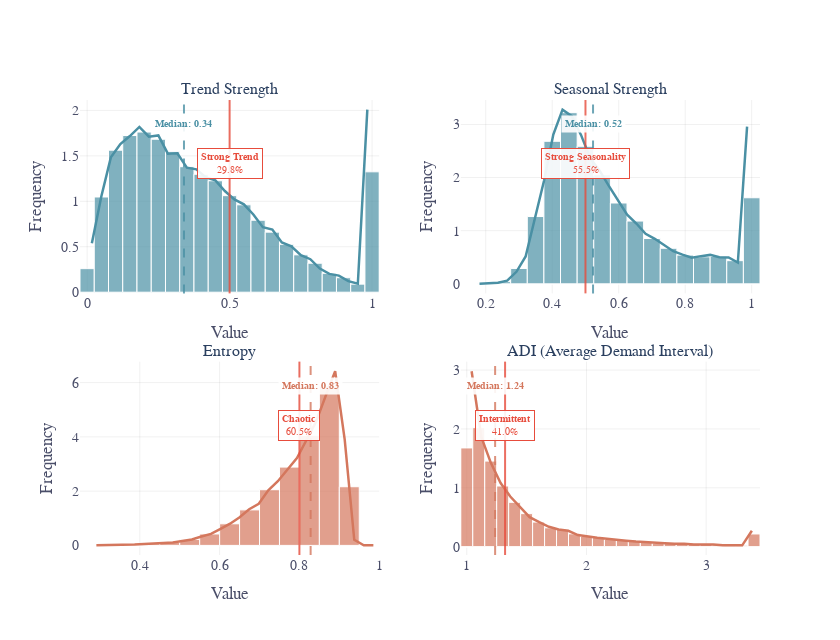

Notebook cell for this chart:
### Markdown cell above
---

<div style="text-align: center;">

## 4. Structure & Chaos Overview

<div style="background: linear-gradient(135deg, #4A90A4 0%, #2d5a6b 100%); color: white; padding: 12px 20px; border-radius: 8px; margin: 10px auto; max-width: 600px;">
<strong>One view of all key metrics</strong><br>
<em>Structure (trend, seasonality) vs Chaos (entropy, intermittency, variability)</em>
</div>

</div>

### Code cell
# Single call to visualize all key metrics
# Includes: histogram + KDE, median line, threshold with percentage

plot_distribution(
    diagnostics,
    columns=['trend', 'seasonal_strength', 'entropy', 'adi'],
    mode='facet',
    wrap=2,
    use_metric_defaults=True,  # Auto: thresholds, colors, clipping
    show_kde=True,
    show_median=True,
    show_threshold_pct=True,
)

### Figure 1 — Plotly figure (JSON) as saved in the notebook; plotly's stock layout.template omitted (floating-point values rounded to 4 significant figures; data arrays with more than 128 entries replaced by an {"elided": "..."} marker saying what was removed)
{"data": [{"histnorm": "probability density", "marker": {"color": "#4A90A4", "line": {"color": "white", "width": 1}}, "name": "trend", "nbinsx": 30, "opacity": 0.7, "showlegend": false, "type": "histogram", "visible": true, "x": {"elided": "30490 float values"}, "xaxis": "x", "yaxis": "y"}, {"hoverinfo": "skip", "line": {"color": "#4A90A4", "width": 2.5}, "mode": "lines", "showlegend": false, "type": "scatter", "x": [0.01667, 0.05, 0.08333, 0.1167, 0.15, 0.1833, 0.2167, 0.25, 0.2833, 0.3167, 0.35, 0.3833, 0.4167, 0.45, 0.4833, 0.5167, 0.55, 0.5833, 0.6167, 0.65, 0.6833, 0.7167, 0.75, 0.7833, 0.8167, 0.85, 0.8833, 0.9167, 0.95, 0.9833], "xaxis": "x", "y": [0.5372, 1.056, 1.484, 1.629, 1.718, 1.818, 1.711, 1.725, 1.524, 1.529, 1.371, 1.352, 1.263, 1.231, 1.113, 1.021, 0.9672, 0.855, 0.7153, 0.6897, 0.5471, 0.5057, 0.4064, 0.3631, 0.2598, 0.2017, 0.183, 0.122, 0.09347, 2.008], "yaxis": "y"}, {"histnorm": "probability density", "marker": {"color": "#4A90A4", "line": {"color": "white", "width": 1}}, "name": "seasonal_strength", "nbinsx": 30, "opacity": 0.7, "showlegend": false, "type": "histogram", "visible": true, "x": {"elided": "30490 float values"}, "xaxis": "x2", "yaxis": "y2"}, {"hoverinfo": "skip", "line": {"color": "#4A90A4", "width": 2.5}, "mode": "lines", "showlegend": false, "type": "scatter", "x": [0.1812, 0.209, 0.2368, 0.2645, 0.2923, 0.32, 0.3478, 0.3755, 0.4033, 0.431, 0.4588, 0.4865, 0.5143, 0.5421, 0.5698, 0.5976, 0.6253, 0.6531, 0.6808, 0.7086, 0.7363, 0.7641, 0.7918, 0.8196, 0.8474, 0.8751, 0.9029, 0.9306, 0.9584, 0.9861], "xaxis": "x2", "y": [0.002363, 0.00709, 0.02245, 0.06027, 0.2269, 0.514, 1.237, 1.945, 2.811, 3.278, 3.155, 2.803, 2.366, 2.134, 1.847, 1.583, 1.302, 1.136, 0.943, 0.8473, 0.7315, 0.6133, 0.5495, 0.4916, 0.5211, 0.5448, 0.4999, 0.4975, 0.4018, 2.958], "yaxis": "y2"}, {"histnorm": "probability density", "marker": {"color": "#D4775D", "line": {"color": "white", "width": 1}}, "name": "entropy", "nbinsx": 30, "opacity": 0.7, "showlegend": false, "type": "histogram", "visible": true, "x": {"elided": "30490 float values"}, "xaxis": "x3", "yaxis": "y3"}, {"hoverinfo": "skip", "line": {"color": "#D4775D", "width": 2.5}, "mode": "lines", "showlegend": false, "type": "scatter", "x": [0.2911, 0.315, 0.3389, 0.3629, 0.3868, 0.4108, 0.4347, 0.4587, 0.4826, 0.5065, 0.5305, 0.5544, 0.5784, 0.6023, 0.6262, 0.6502, 0.6741, 0.6981, 0.722, 0.746, 0.7699, 0.7938, 0.8178, 0.8417, 0.8657, 0.8896, 0.9135, 0.9375, 0.9614, 0.9854], "xaxis": "x3", "y": [0.009589, 0.01096, 0.02192, 0.02192, 0.03014, 0.04932, 0.0685, 0.1055, 0.1082, 0.1658, 0.2206, 0.3274, 0.426, 0.6124, 0.8014, 1.037, 1.332, 1.533, 2.033, 2.367, 2.8, 3.215, 3.885, 4.555, 5.5, 6.417, 3.9, 0.2055, 0.00685, 0.00274], "yaxis": "y3"}, {"histnorm": "probability density", "marker": {"color": "#D4775D", "line": {"color": "white", "width": 1}}, "name": "adi", "nbinsx": 30, "opacity": 0.7, "showlegend": false, "type": "histogram", "visible": true, "x": {"elided": "30490 float values"}, "xaxis": "x4", "yaxis": "y4"}, {"hoverinfo": "skip", "line": {"color": "#D4775D", "width": 2.5}, "mode": "lines", "showlegend": false, "type": "scatter", "x": [1.04, 1.121, 1.202, 1.283, 1.363, 1.444, 1.525, 1.606, 1.686, 1.767, 1.848, 1.929, 2.009, 2.09, 2.171, 2.252, 2.332, 2.413, 2.494, 2.575, 2.655, 2.736, 2.817, 2.898, 2.978, 3.059, 3.14, 3.221, 3.301, 3.382], "xaxis": "x4", "y": [2.979, 1.862, 1.419, 1.08, 0.8522, 0.6706, 0.5012, 0.4163, 0.3367, 0.2904, 0.2697, 0.1962, 0.171, 0.1519, 0.1336, 0.1239, 0.102, 0.0857, 0.07392, 0.05849, 0.05808, 0.04955, 0.05077, 0.03696, 0.0394, 0.03453, 0.02559, 0.02356, 0.02234, 0.2693], "yaxis": "y4"}], "layout": {"annotations": [{"font": {"size": 16}, "showarrow": false, "text": "Trend Strength", "x": 0.22, "xanchor": "center", "xref": "paper", "y": 1, "yanchor": "bottom", "yref": "paper"}, {"font": {"size": 16}, "showarrow": false, "text": "Seasonal Strength", "x": 0.78, "xanchor": "center", "xref": "paper", "y": 1, "yanchor": "bottom", "yref": "paper"}, {"font": {"size": 16}, "showarrow": false, "text": "Entropy", "x": 0.22, "xanchor": "center", "xref": "paper", "y": 0.425, "yanchor": "bottom", "yref": "paper"}, {"font": {"size": 16}, "showarrow": false, "text": "ADI (Average Demand Interval)", "x": 0.78, "xanchor": "center", "xref": "paper", "y": 0.425, "yanchor": "bottom", "yref": "paper"}, {"bgcolor": "rgba(255,255,255,0.9)", "borderpad": 3, "font": {"color": "#4A90A4", "size": 10}, "showarrow": false, "text": "<b>Median: 0.34</b>", "x": 0.3399, "xref": "x", "y": 0.92, "yref": "y domain"}, {"bgcolor": "rgba(255,255,255,0.9)", "bordercolor": "#e74c3c", "borderpad": 3, "borderwidth": 1, "font": {"color": "#e74c3c", "size": 10}, "showarrow": false, "text": "<b>Strong Trend</b><br>29.8%", "x": 0.5, "xref": "x", "y": 0.75, "yref": "y domain"}, {"bgcolor": "rgba(255,255,255,0.9)", "borderpad": 3, "font": {"color": "#4A90A4", "size": 10}, "showarrow": false, "text": "<b>Median: 0.52</b>", "x": 0.5228, "xref": "x2", "y": 0.92, "yref": "y2 domain"}, {"bgcolor": "rgba(255,255,255,0.9)", "bordercolor": "#e74c3c", "borderpad": 3, "borderwidth": 1, "font": {"color": "#e74c3c", "size": 10}, "showarrow": false, "text": "<b>Strong Seasonality</b><br>55.5%", "x": 0.5, "xref": "x2", "y": 0.75, "yref": "y2 domain"}, {"bgcolor": "rgba(255,255,255,0.9)", "borderpad": 3, "font": {"color": "#D4775D", "size": 10}, "showarrow": false, "text": "<b>Median: 0.83</b>", "x": 0.8281, "xref": "x3", "y": 0.92, "yref": "y3 domain"}, {"bgcolor": "rgba(255,255,255,0.9)", "bordercolor": "#e74c3c", "borderpad": 3, "borderwidth": 1, "font": {"color": "#e74c3c", "size": 10}, "showarrow": false, "text": "<b>Chaotic</b><br>60.5%", "x": 0.8, "xref": "x3", "y": 0.75, "yref": "y3 domain"}, {"bgcolor": "rgba(255,255,255,0.9)", "borderpad": 3, "font": {"color": "#D4775D", "size": 10}, "showarrow": false, "text": "<b>Median: 1.24</b>", "x": 1.237, "xref": "x4", "y": 0.92, "yref": "y4 domain"}, {"bgcolor": "rgba(255,255,255,0.9)", "bordercolor": "#e74c3c", "borderpad": 3, "borderwidth": 1, "font": {"color": "#e74c3c", "size": 10}, "showarrow": false, "text": "<b>Intermittent</b><br>41.0%", "x": 1.32, "xref": "x4", "y": 0.75, "yref": "y4 domain"}], "barmode": "overlay", "font": {"family": "Source Sans Pro", "size": 14}, "height": 640, "legend": {"bgcolor": "rgba(255,255,255,0.9)", "bordercolor": "rgba(0,0,0,0.1)", "borderwidth": 1, "font": {"color": "#222222", "size": 12}, "orientation": "h", "x": 0.5, "xanchor": "center", "y": -0.12, "yanchor": "top"}, "margin": {"b": 85}, "paper_bgcolor": "white", "plot_bgcolor": "white", "shapes": [{"line": {"color": "#4A90A4", "dash": "dash", "width": 2}, "opacity": 0.8, "type": "line", "x0": 0.3399, "x1": 0.3399, "xref": "x", "y0": 0, "y1": 1, "yref": "y domain"}, {"line": {"color": "#e74c3c", "dash": "solid", "width": 2}, "opacity": 0.8, "type": "line", "x0": 0.5, "x1": 0.5, "xref": "x", "y0": 0, "y1": 1, "yref": "y domain"}, {"line": {"color": "#4A90A4", "dash": "dash", "width": 2}, "opacity": 0.8, "type": "line", "x0": 0.5228, "x1": 0.5228, "xref": "x2", "y0": 0, "y1": 1, "yref": "y2 domain"}, {"line": {"color": "#e74c3c", "dash": "solid", "width": 2}, "opacity": 0.8, "type": "line", "x0": 0.5, "x1": 0.5, "xref": "x2", "y0": 0, "y1": 1, "yref": "y2 domain"}, {"line": {"color": "#D4775D", "dash": "dash", "width": 2}, "opacity": 0.8, "type": "line", "x0": 0.8281, "x1": 0.8281, "xref": "x3", "y0": 0, "y1": 1, "yref": "y3 domain"}, {"line": {"color": "#e74c3c", "dash": "solid", "width": 2}, "opacity": 0.8, "type": "line", "x0": 0.8, "x1": 0.8, "xref": "x3", "y0": 0, "y1": 1, "yref": "y3 domain"}, {"line": {"color": "#D4775D", "dash": "dash", "width": 2}, "opacity": 0.8, "type": "line", "x0": 1.237, "x1": 1.237, "xref": "x4", "y0": 0, "y1": 1, "yref": "y4 domain"}, {"line": {"color": "#e74c3c", "dash": "solid", "width": 2}, "opacity": 0.8, "type": "line", "x0": 1.32, "x1": 1.32, "xref": "x4", "y0": 0, "y1": 1, "yref": "y4 domain"}], "width": 840, "xaxis": {"anchor": "y", "color": "#4A4E69", "domain": [0, 0.44], "gridcolor": "rgba(0,0,0,0.06)", "showgrid": true, "tickcolor": "#4A4E69", "title": {"text": "Value"}}, "xaxis2": {"anchor": "y2", "color": "#4A4E69", "domain": [0.56, 1], "gridcolor": "rgba(0,0,0,0.06)", "showgrid": true, "tickcolor": "#4A4E69", "title": {"text": "Value"}}, "xaxis3": {"anchor": "y3", "color": "#4A4E69", "domain": [0, 0.44], "gridcolor": "rgba(0,0,0,0.06)", "showgrid": true, "tickcolor": "#4A4E69", "title": {"text": "Value"}}, "xaxis4": {"anchor": "y4", "color": "#4A4E69", "domain": [0.56, 1], "gridcolor": "rgba(0,0,0,0.06)", "showgrid": true, "tickcolor": "#4A4E69", "title": {"text": "Value"}}, "yaxis": {"anchor": "x", "color": "#4A4E69", "domain": [0.575, 1], "gridcolor": "rgba(0,0,0,0.06)", "showgrid": true, "tickcolor": "#4A4E69", "title": {"text": "Frequency"}}, "yaxis2": {"anchor": "x2", "color": "#4A4E69", "domain": [0.575, 1], "gridcolor": "rgba(0,0,0,0.06)", "showgrid": true, "tickcolor": "#4A4E69", "title": {"text": "Frequency"}}, "yaxis3": {"anchor": "x3", "color": "#4A4E69", "domain": [0, 0.425], "gridcolor": "rgba(0,0,0,0.06)", "showgrid": true, "tickcolor": "#4A4E69", "title": {"text": "Frequency"}}, "yaxis4": {"anchor": "x4", "color": "#4A4E69", "domain": [0, 0.425], "gridcolor": "rgba(0,0,0,0.06)", "showgrid": true, "tickcolor": "#4A4E69", "title": {"text": "Frequency"}}}}
